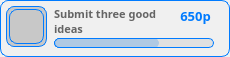
            <widget class="QWidget" name="achiev_3" native="true">
             <property name="styleSheet">
              <string notr="true">background-color:rgb(240,240,240);border-radius:8px;border:1px solid rgb(0,123,255);</string>
             </property>
             <widget class="QWidget" name="icon_frame_3" native="true">
              <property name="geometry">
               <rect>
                <x>6</x>
                <y>6</y>
                <width>41</width>
                <height>41</height>
               </rect>
              </property>
              <property name="styleSheet">
               <string notr="true">background-color:rgb(200,200,200);</string>
              </property>
              <widget class="QLabel" name="icon_image_3">
               <property name="geometry">
                <rect>
                 <x>3</x>
                 <y>3</y>
                 <width>35</width>
                 <height>35</height>
                </rect>
               </property>
               <property name="styleSheet">
                <string notr="true">border-image:url(:/Img/ideia.svg);border:1px solid rgb(0,123,255);</string>
               </property>
               <property name="text">
                <string/>
               </property>
              </widget>
             </widget>
             <widget class="QLabel" name="achiev_desc_3">
              <property name="geometry">
               <rect>
                <x>54</x>
                <y>6</y>
                <width>121</width>
                <height>31</height>
               </rect>
              </property>
              <property name="font">
               <font>
                <family>PibotoLt</family>
                <pointsize>8</pointsize>
                <weight>75</weight>
                <bold>true</bold>
               </font>
              </property>
              <property name="styleSheet">
               <string notr="true">color:rgb(100,100,100);border:none;background:transparent;</string>
              </property>
              <property name="text">
               <string>&lt;html&gt;&lt;head/&gt;&lt;body&gt;&lt;p&gt;Submit three good ideas&lt;/p&gt;&lt;/body&gt;&lt;/html&gt;</string>
              </property>
              <property name="alignment">
               <set>Qt::AlignLeading|Qt::AlignLeft|Qt::AlignTop</set>
              </property>
              <property name="wordWrap">
               <bool>true</bool>
              </property>
              <property name="indent">
               <number>-1</number>
              </property>
             </widget>
             <widget class="QWidget" name="achiev_baratual_3" native="true">
              <property name="geometry">
               <rect>
                <x>54</x>
                <y>38</y>
                <width>105</width>
                <height>10</height>
               </rect>
              </property>
              <property name="styleSheet">
               <string notr="true">background-color:rgb(0,123,255);;border-radius:5px;</string>
              </property>
             </widget>
             <widget class="QWidget" name="achiev_bartotal_3" native="true">
              <property name="geometry">
               <rect>
                <x>54</x>
                <y>38</y>
                <width>160</width>
                <height>10</height>
               </rect>
              </property>
              <property name="styleSheet">
               <string notr="true">background-color:rgba(220,220,220,0.8);border-radius:5px;</string>
              </property>
             </widget>
             <widget class="QLabel" name="achiev_points_3">
              <property name="geometry">
               <rect>
                <x>170</x>
                <y>0</y>
                <width>51</width>
                <height>31</height>
               </rect>
              </property>
              <property name="font">
               <font>
                <family>PibotoLt</family>
                <pointsize>10</pointsize>
                <weight>75</weight>
                <bold>true</bold>
               </font>
              </property>
              <property name="styleSheet">
               <string notr="true">color:rgb(0,123,255);border:none;background:transparent;</string>
              </property>
              <property name="text">
               <string>650p</string>
              </property>
              <property name="alignment">
               <set>Qt::AlignCenter</set>
              </property>
              <property name="wordWrap">
               <bool>true</bool>
              </property>
              <property name="indent">
               <number>-1</number>
              </property>
             </widget>
            </widget>
